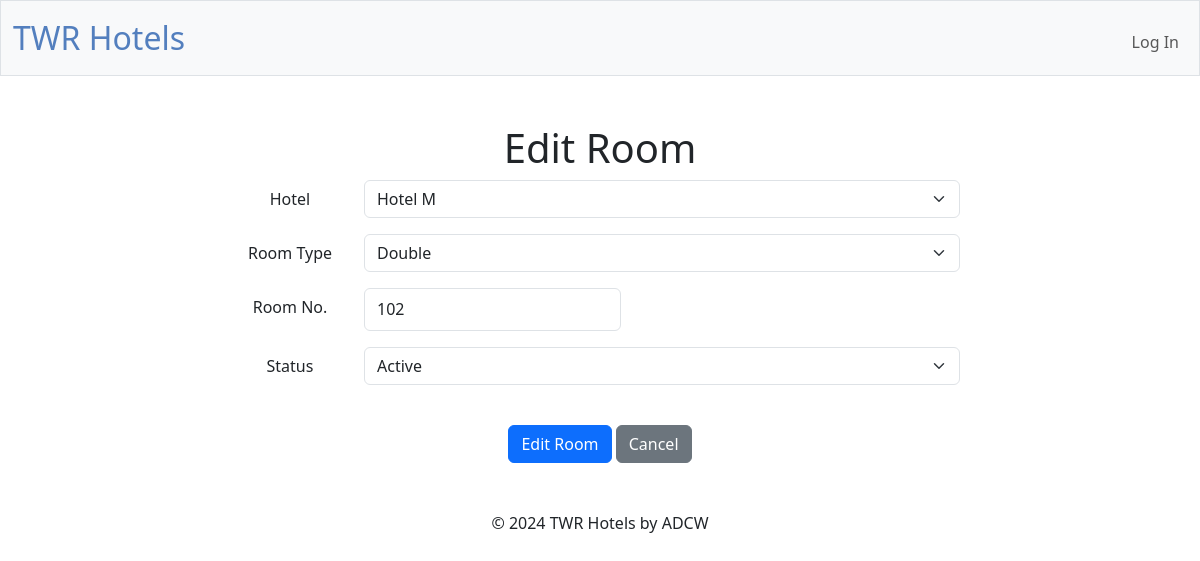
Screenshot of /edit_room?roomid=7 with the database file from the repository.
### tables this page shows
CREATE TABLE "rooms" (roomID INTEGER PRIMARY KEY AUTOINCREMENT NOT NULL, hotelID INTEGER NOT NULL, typeID INTEGER NOT NULL, statusID INTEGER NOT NULL, roomNo TEXT NOT NULL, FOREIGN KEY (hotelID) REFERENCES Hotels(hotelID),  FOREIGN KEY (typeID) REFERENCES "roomTypes"(typeID), FOREIGN KEY (statusID) REFERENCES status(statusID));

CREATE TABLE "hotels" (hotelID INTEGER PRIMARY KEY AUTOINCREMENT NOT NULL , name TEXT NOT NULL, address TEXT, phone INTEGER NOT NULL, email TEXT NOT NULL, checkinTime TIME NOT NULL, checkoutTime TIME NOT NULL, statusID INTEGER NOT NULL, FOREIGN KEY (statusID) REFERENCES status(statusID));

CREATE TABLE "roomTypes" (typeID INTEGER PRIMARY KEY AUTOINCREMENT NOT NULL,name TEXT NOT NULL, description TEXT, capacity INTEGER NOT NULL, statusID INTEGER NOT NULL, FOREIGN KEY (statusID) REFERENCES status(statusID));

CREATE TABLE "status" (statusID INTEGER PRIMARY KEY AUTOINCREMENT NOT NULL, status TEXT NOT NULL);

### app.py (the view, shortened to what this page needs)
@app.route("/edit_room", methods=["GET", "POST"])
@manager_required
def edit_room():
    roomid = request.args.get("roomid", type=int)
    room = db.execute("SELECT * FROM rooms WHERE roomID = ?", roomid)
    room = room[0] if room else None
    hotels = db.execute("SELECT * FROM hotels WHERE statusID = 1")
    roomTypes = db.execute("SELECT * FROM roomTypes WHERE statusID = 1")
    allStatus = db.execute("SELECT * FROM status")
    return render_template("edit_room.html", room=room, roomTypes=roomTypes, hotels=hotels, allStatus=allStatus)

### app.py (called while the page is built)
@app.after_request
def after_request(response):
    response.headers["Cache-Control"] = "no-cache, no-store, must-revalidate"
    response.headers["Expires"] = 0
    response.headers["Pragma"] = "no-cache"
    return response

### templates/edit_room.html (shortened to what this page needs)
{% extends "layout.html" %}
{% block main %}
    <h1>Edit Room</h1>
     <div class="container">
        <div class="row">
            <div class="col-md-8 offset-md-2">
                <form action="/edit_room?roomid={{ room['roomID'] }}" method="post">
                    <div class="mb-3 row">
                        <label for="hotelID" class="col-sm-2 col-form-label">Hotel</label>
                        <div class="col-sm-10">
                        <select class="form-select" id="hotelID" name="hotelID" autofocus>
                            {% for hotel in hotels %}
                                <option value="{{ hotel['hotelID'] }}" {% if hotel['hotelID'] == room['hotelID'] %} selected {% endif %}> {{ hotel['name'] }}</option>
                            {% endfor %}
                        </select>
                        </div>
                    </div>
                    <div class="mb-3 row">
                        <label for="roomTypeID" class="col-sm-2 col-form-label">Room Type</label>
                        <div class="col-sm-10">
                            <select class="form-select" id="roomTypeID" name="roomTypeID">
                                {% for roomType in roomTypes %}
                                <option value="{{ roomType['typeID'] }}" {% if roomType['typeID'] == room['typeID'] %} selected {% endif %}>{{ roomType['name'] }}</option>
                                {% endfor %}
                            </select>
                        </div>
                    </div>
                    <div class="mb-3 row">
                        <label for="roomNo" class="col-sm-2 col-form-label">Room No.</label>
                        <div class="col-sm-10">
                            <input class="form-control w-auto" id="roomNo" name="roomNo" type="text" value="{{ room['roomNo'] }}">
                        </div>
                    </div>
                    <div class="mb-3 row">
                        <label for="status" class="col-sm-2 col-form-label">Status</label>
                        <div class="col-sm-10">
                            <select class="form-select" id="statusID" name="statusID">
                                {% for status in allStatus %}
                                    <option value="{{ status['statusID'] }}" {% if status['statusID'] == room['statusID'] %} selected {% endif %}>{{ status['status'] }}</option>
                                {% endfor %}
                            </select>
                        </div>
                    </div>
                    <br>
                    <div>
                        <button class="btn btn-primary" type="submit">Edit Room</button>
                        <a href="/rooms" class="btn btn-secondary">Cancel</a>
                    </div>
                </form>
            </div>
        </div>
    </div>
{% endblock %}

### static/styles.css (style rules this page uses)
button, input[type="submit"] { background-color: #d9edff; border: 1px solid transparent; border-radius: 0.25rem; font-size: 0.95rem; font-weight: 400; line-height: 1.5; padding: 0.375rem 0.75rem; text-align: center; transition: color 0.15s ease-in-out, background-color 0.15s ease-in-out, border-color 0.15s ease-in-out, box-shadow 0.15s ease-in-out; vertical-align: middle; }
input[type="text"], input[type="number"] { line-height: 1.8; width: 25%; }

### rows the page displays
rooms: hotelID "Hotel M", roomTypeID "Double", roomNo "102", statusID "Active"
